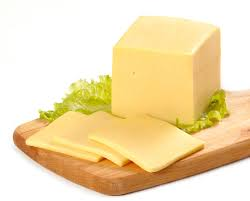
#> input picture temp/open_cv/cheese.jpg, 250 x 201 px
$ python code_1_1.py
#> lines starting #> are read from the running program, lines starting #| are printed output that depends on the picture; after the words box and inside, x2 and y2 are one past the last pixel; in counts of white or black regions, pixels touching at a corner belong together
import cv2
import numpy as np
from matplotlib import pyplot as plt

img = cv2.imread('cheese.jpg', 0)
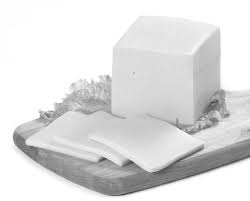
#> img: shape (201, 250); min 55, max 255, mean 222.3
ret, threshold1 = cv2.threshold(img, 127, 255, cv2.THRESH_BINARY)
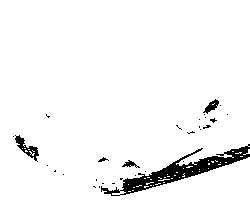
#> threshold1: shape (201, 250); 95.5% white; 30 black regions (25 under 20 px), largest, box (x1, y1, x2, y2) and area: (101, 144, 250, 196) 1773, (15, 135, 39, 162) 207, (203, 99, 219, 114) 104, (122, 160, 140, 168) 59, (98, 157, 109, 162) 24

roi = threshold1[0:5, 0:5]  # y:y+h, x:x+w
#> roi = [[255, 255, 255, 255, 255], [255, 255, 255, 255, 255], [255, 255, 255, 255, 255], [255, 255, 255, 255, 255], [255, 255, 255, 255, 255]]
print(roi)
#| [[255 255 255 255 255]
#|  [255 255 255 255 255]
#|  [255 255 255 255 255]
#|  [255 255 255 255 255]
#|  [255 255 255 255 255]]


# [6 lines of commented-out code are left out]
